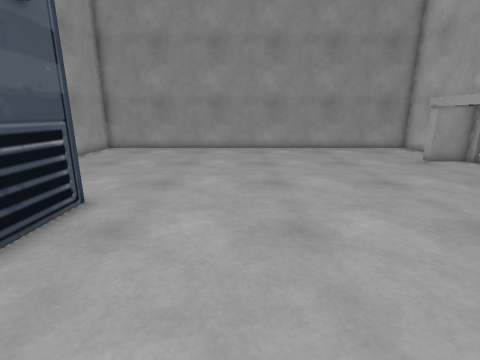
[1] (above)

16 first-person views from a walk through a 3-D level made in the Unity game engine. The camera is 1.2 m above the floor, tilts 14° down and sees 85° across. The floor is counted in squares, 0.5 m on a side. Each view is taken from the middle of a square. On the plan, view 1 faces up. The plan holds only what a view shows up to about 18 squares ahead; the rest is blank. The place goes on beyond the plan.

[2]
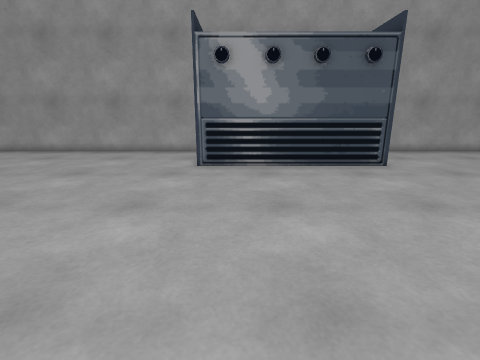

[3]
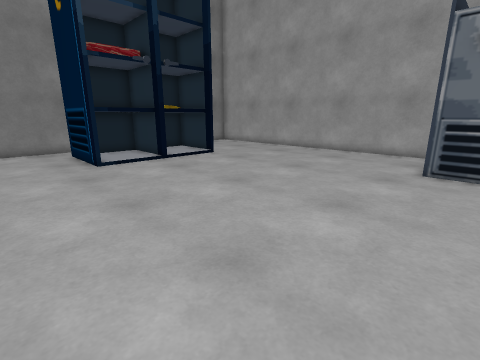

[4]
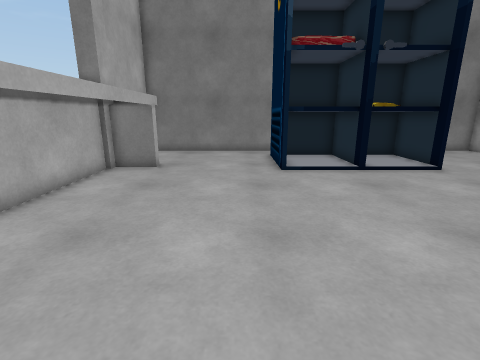

[5]
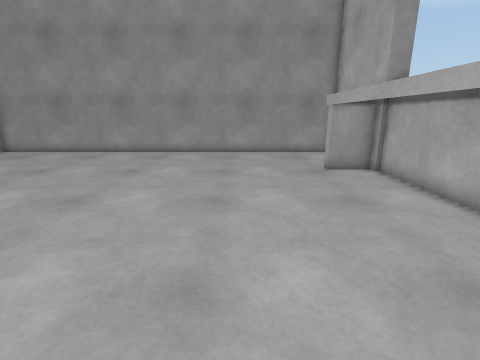

[6]
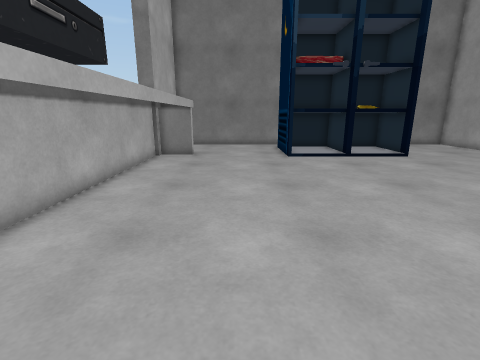

[7]
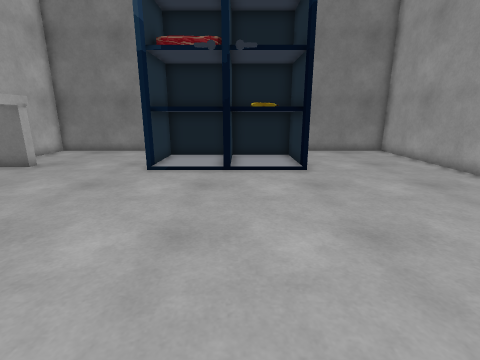

[8]
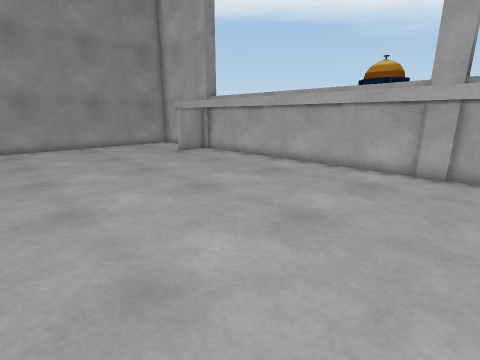

[9]
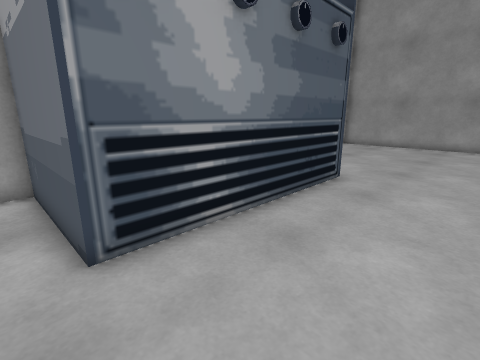

[10]
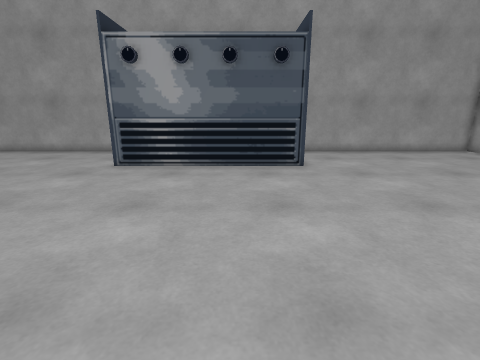

[11]
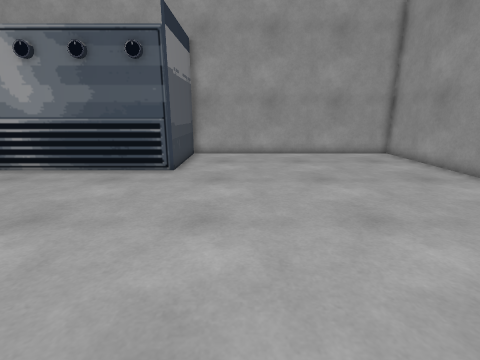

[12]
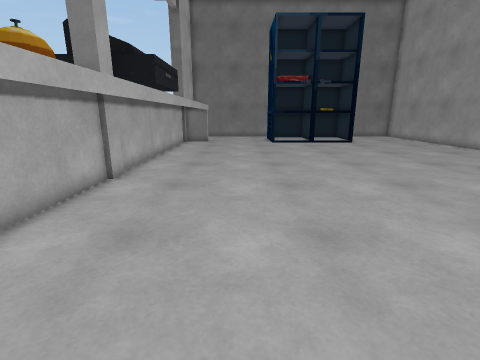

[13]
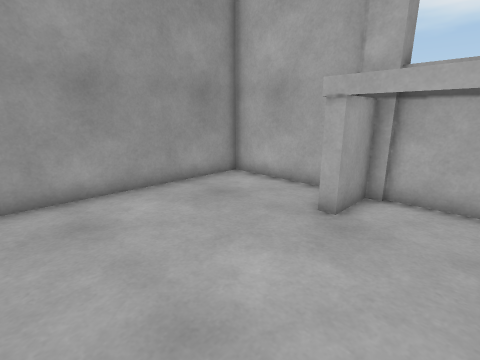

[14]
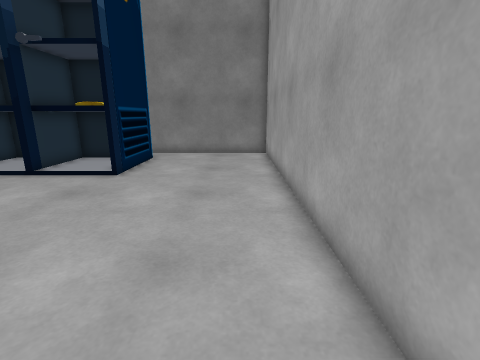

[15]
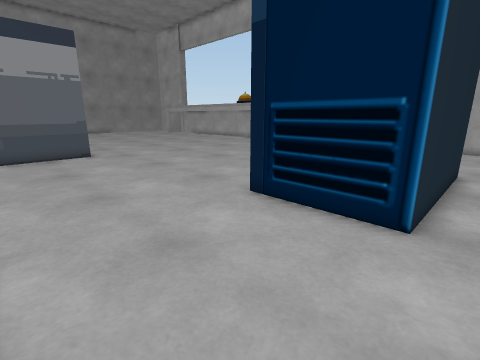

[16]
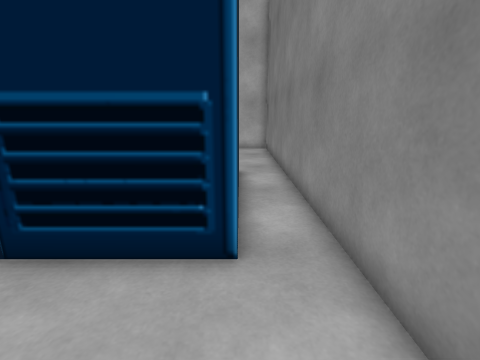

### Floor plan
Key: @ floor where view 1 was taken; # wall or solid block; . floor; O other object.
Columns run from 10 left of view 1 to 12 right of it. Each row starts with its distance up from view 1.
 19 #######################
 18 #.....................#
 17 #.....................#
 16 #.....................#
 15 #.....................#
 14 #...................###
 13 #...................#
 12 #...................# #
 11 #...................# #
 10 #...................# #
  9 #...................# #
  8 #...................# #
  7 #OOOOOO.............# #
  6       O.............# #
  5       O.............# #
  4       O.............# #
  3       O.............#
  2       O.............#
  1       O.............#
  0       O...@.........#
 -1       O.............#
 -2 #OOOOOO.............#
 -3 #...................#
 -4 #...................#
 -5 #...................#
 -6 #...................# #
 -7 #...................# #
 -8 #...................# #
 -9 #...................# #
-10 #...................# #
-11 #...................# #
-12 #...................# #
-13 #...................# #
-14 #......#OOOOOO#.....##
-15 #......#OOOOOOO.....###
-16 #......#OOOOOOO.......#
-17 #......########.......#
-18 #......########.......#
-19 #.....................#
-20 #######################

Positions as (right, up) in squares from view 1, and headings:
1: (0, 0), facing up
2: (8, 0), facing left
3: (8, 0), facing down-left
4: (6, -2), facing down
5: (6, 2), facing up
6: (7, 2), facing down
7: (0, -2), facing down
8: (0, -2), facing up-right
9: (0, -3), facing up-left
10: (8, 4), facing left
11: (7, 10), facing left
12: (7, 10), facing down
13: (4, 11), facing up-right
14: (-8, -3), facing down
15: (-9, -19), facing up-right
16: (-7, -18), facing right
